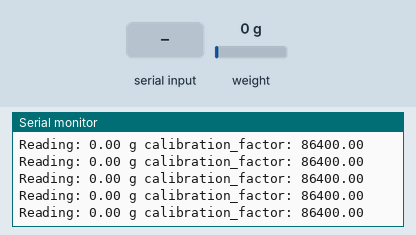
Bench run of a sketch on a simulated Arduino Uno, built with avr-gcc and run on an emulated ATmega328P. Parts: the last lines printed to the serial monitor. Inputs (shaded band) come from the test bench; at power-on: weight on the scale 0 g.

Above: at 3.3 s.
3.4 s: weight on the scale set to 100 g
At 3.4 s:
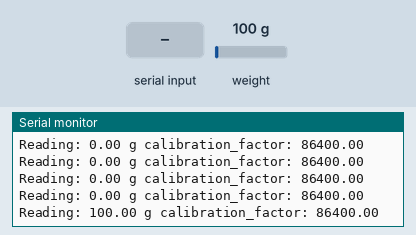
6.4 s: "+" received over Serial
At 6.54 s:
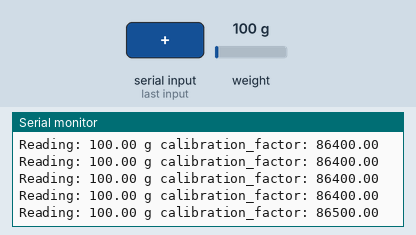
7.9 s: "a" received over Serial
At 7.96 s:
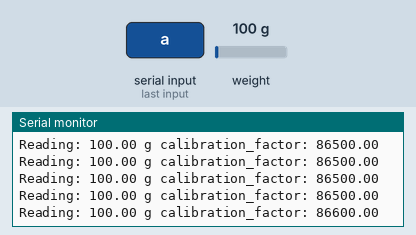
9.4 s: weight on the scale set to 1250 g
At 13.34 s:
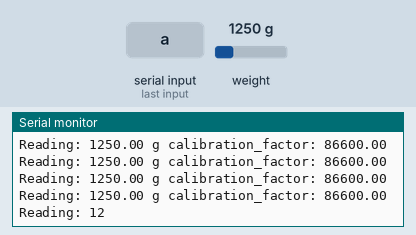
Timing chart, 0 to 13.4 s (numbered marks = the images above; inputs shaded):
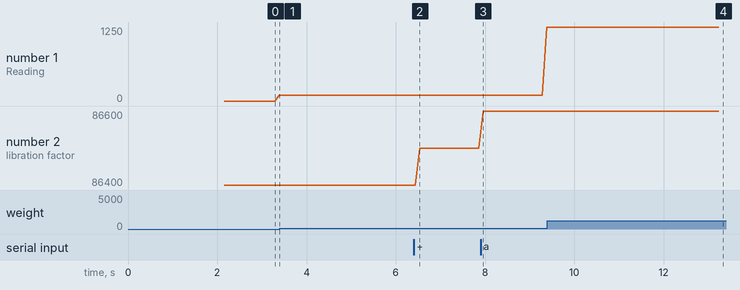

The sketch:

SparkFun_HX711_Calibration.ino
```cpp
// (licence header left out)
#include "HX711.h" //This library can be obtained here http://librarymanager/All#Avia_HX711

#define LOADCELL_DOUT_PIN  10
#define LOADCELL_SCK_PIN  8

HX711 scale;

float calibration_factor = 86400; //363000 worked for my 440lb max scale setup // 185700 / 198700

void setup() {
  Serial.begin(9600);
  Serial.println("HX711 calibration sketch");
  Serial.println("Remove all weight from scale");
  Serial.println("After readings begin, place known weight on scale");
  Serial.println("Press + or a to increase calibration factor");
  Serial.println("Press - or z to decrease calibration factor");

  scale.begin(LOADCELL_DOUT_PIN, LOADCELL_SCK_PIN);
  scale.set_scale();
  scale.tare();	//Reset the scale to 0

  long zero_factor = scale.read_average(); //Get a baseline reading
  Serial.print("Zero factor: "); //This can be used to remove the need to tare the scale. Useful in permanent scale projects.
  Serial.println(zero_factor);
}

void loop() {

  scale.set_scale(calibration_factor); //Adjust to this calibration factor

  Serial.print("Reading: ");
  Serial.print(scale.get_units()*1000, 2);
  Serial.print(" g"); //Change this to kg and re-adjust the calibration factor if you follow SI units like a sane person
  Serial.print(" calibration_factor: ");
  Serial.print(calibration_factor);
  Serial.println();

  if(Serial.available())
  {
    char temp = Serial.read();
    if(temp == '+' || temp == 'a')
      calibration_factor += 100;
    else if(temp == 'b')
      calibration_factor += 1000;
    else if(temp == 'c')
      calibration_factor += 10000;
    else if(temp == 'd')
      calibration_factor += 100000;
    else if(temp == 'w')
      calibration_factor -= 100000;
    else if(temp == 'x')
      calibration_factor -= 10000;
    else if(temp == 'y')
      calibration_factor -= 1000;
    else if(temp == '-' || temp == 'z')
      calibration_factor -= 100;
  }
}
```

Measured:
- after the input at 6.4 s, the serial monitor: prints a new line after 0.14 s (image 2)
- after the input at 7.9 s, the serial monitor: prints a new line after 0.06 s (image 3)
- after the input at 9.4 s, the serial monitor: prints a new line after 0.08 s (image 4)
- plotted number 1: 100 → 1250 after the input at 7.9 s
- plotted number 2: 86400 → 86500 after the input at 6.4 s, 86500 → 86600 after the input at 7.9 s
